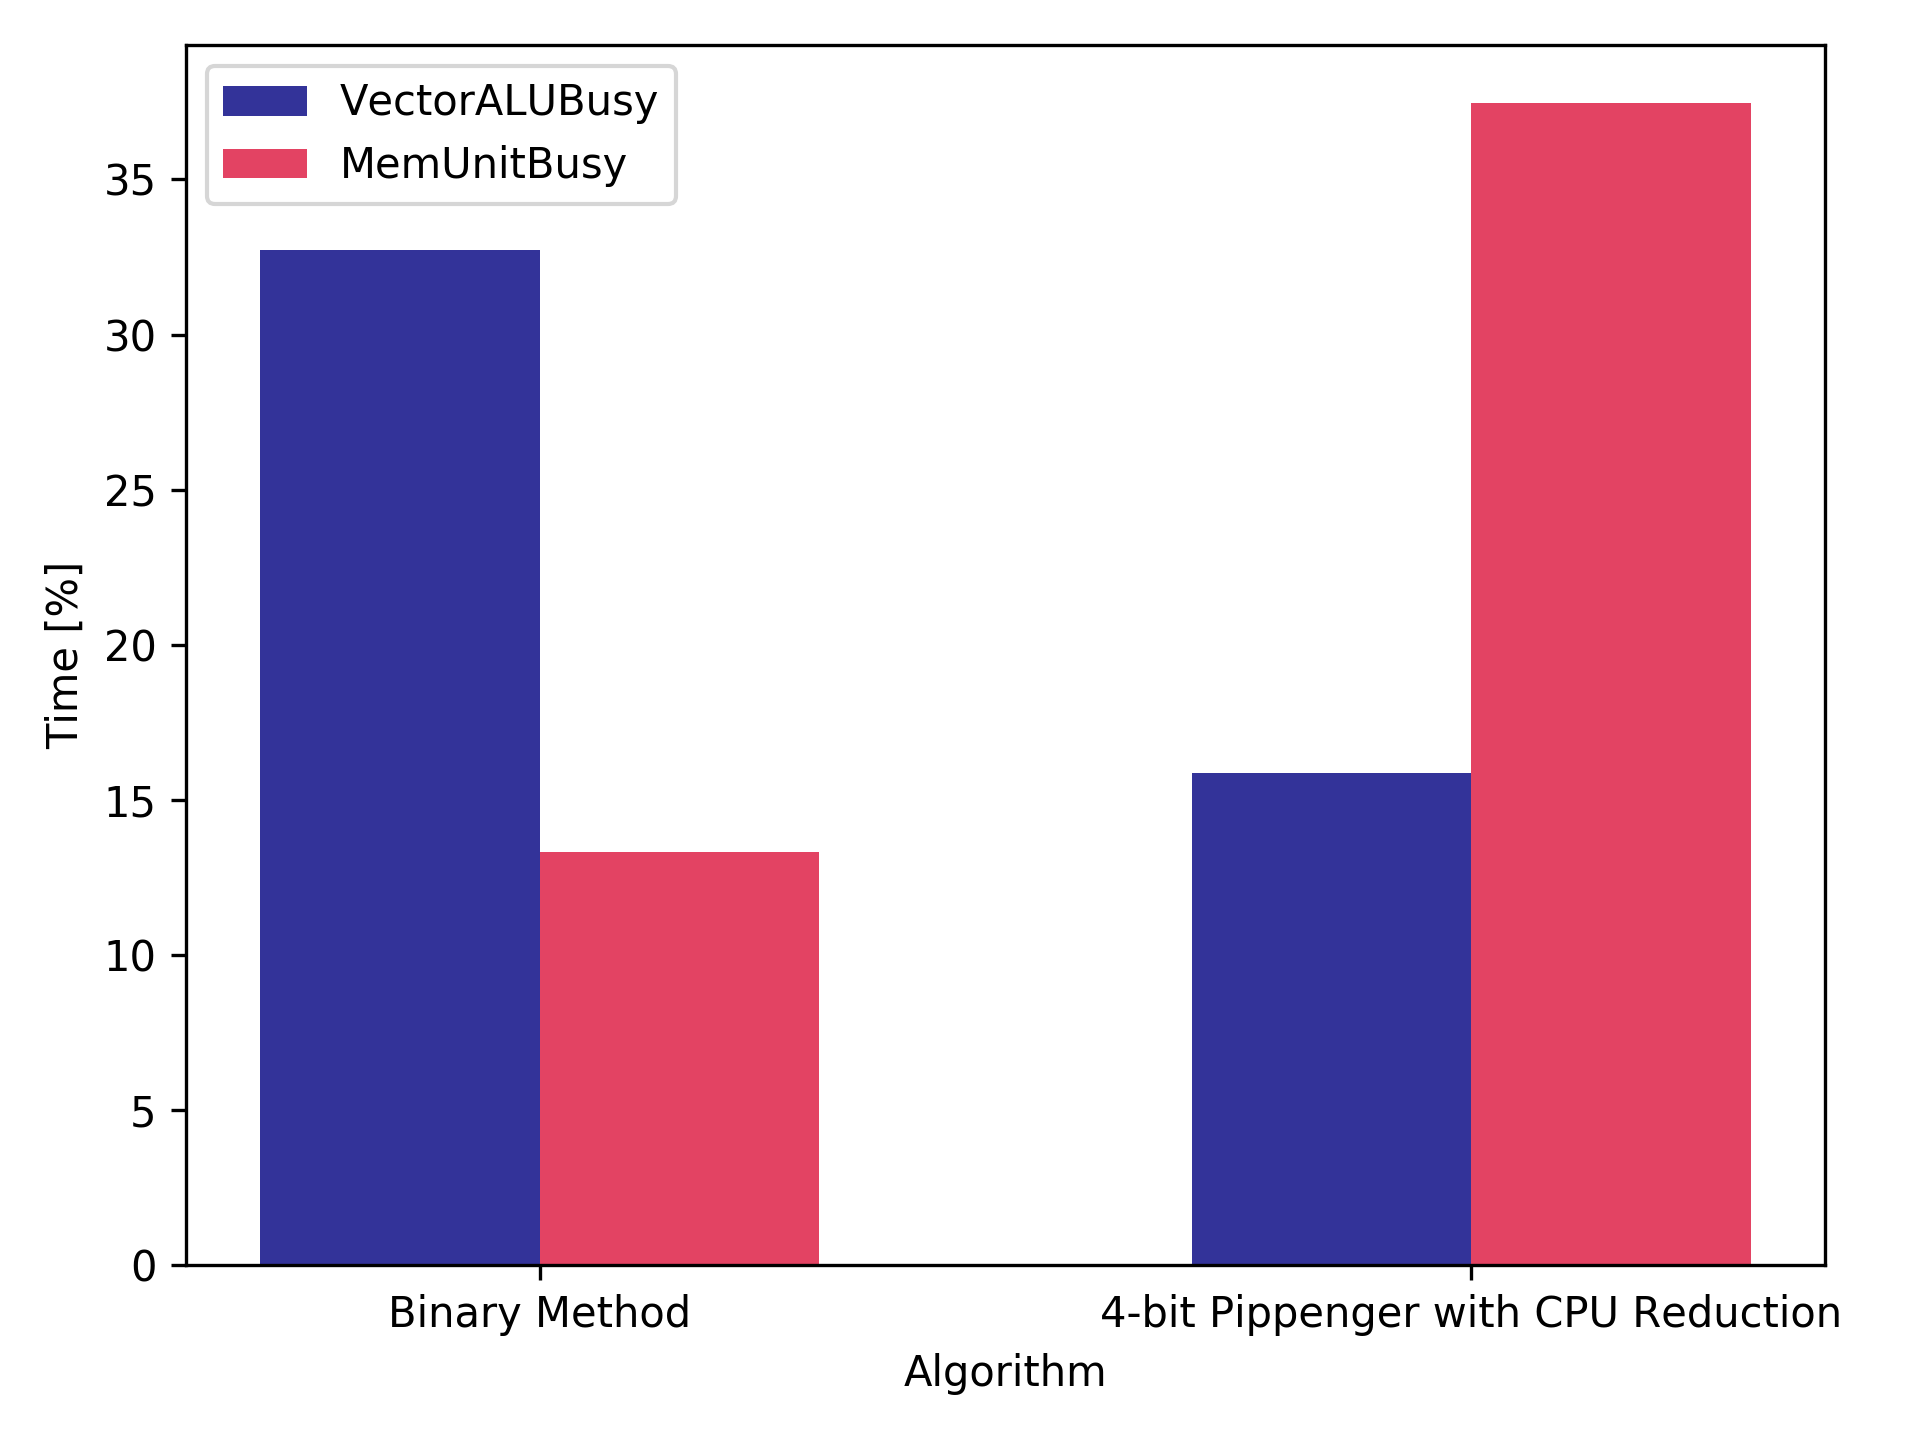

Write the Python code that produced this figure.
import numpy as np
import matplotlib.pyplot as plt


# data to plot
n_groups = 2
means_alu = (32.74, 15.87)
means_memory = (13.31, 37.46)


# create plot
fig, ax = plt.subplots()

index = np.arange(n_groups)

bar_width = 0.3
opacity = 0.8


rects1 = plt.bar(index, means_alu, bar_width,
alpha=opacity,
color='navy',
label='VALUBusy')


rects2 = plt.bar(index + bar_width, means_memory, bar_width,
alpha=opacity,
color='crimson',
label='MemUnitBusy')



plt.xlabel('Algorithm')
plt.ylabel('Time [%]')
# plt.title('')
plt.xticks(index + bar_width * 0.5, ('Binary Method', '4-bit Pippenger with CPU Reduction'))
plt.legend()


plt.tight_layout()
plt.savefig("profiler.png")